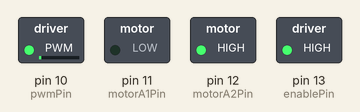
Simulated run of this sketch. Board: Arduino Uno, built with avr-gcc and run on an emulated ATmega328P. On the bench: switched loads named in the sketch (green lamp = pin HIGH).

Above: at 0.05 s.
At 2.4 s:
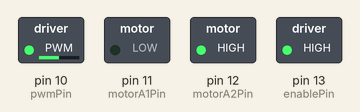
At 3.9 s:
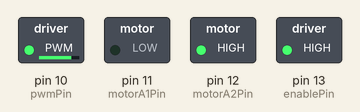
At 5.45 s:
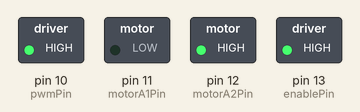
At 9.3 s:
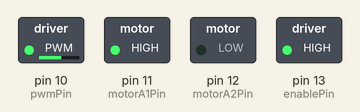
At 13.2 s:
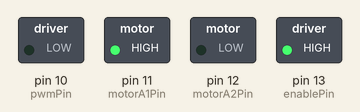
Timing chart, 0 to 17.2 s (numbered marks = the images above):
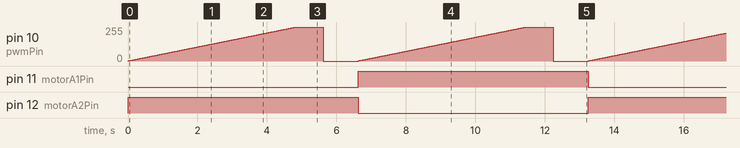

The sketch:

aufgabe2.2.ino
```cpp
const int pwmPin = 10;    // switch input
const int motorA1Pin = 11;    // H-bridge leg 1 (pin 2, 1A)
const int motorA2Pin = 12;    // H-bridge leg 2 (pin 7, 2A)
const int enablePin = 13;    // H-bridge enable pin

const int CLOCKWISE = 0;
const int CCLOCKWISE = 1;
int motor1speed = 0;

void setup() {
    //enable H-bridge
    pinMode(enablePin, OUTPUT);

    // set all the other pins you're using as outputs:
    pinMode(pwmPin, OUTPUT);
    pinMode(motorA1Pin, OUTPUT);
    pinMode(motorA2Pin, OUTPUT);

    // set enablePin high so that motor can turn on:
    digitalWrite(enablePin, HIGH);


    digitalWrite(motorA1Pin, LOW);
    digitalWrite(motorA2Pin, HIGH);
    analogWrite(pwmPin, 200);
}

void loop() {
    motorPowerUp(CLOCKWISE, 255, 5000);
    motorStop(CLOCKWISE);
    delay(1000);
    motorPowerUp(CCLOCKWISE, 255, 5000);
    motorStop(CCLOCKWISE);
    delay(1000);
}


void motorOperate(int direction, int speed) {
  if(direction == CLOCKWISE) {
    digitalWrite(motorA1Pin, LOW);
    digitalWrite(motorA2Pin, HIGH);
  } else {
    digitalWrite(motorA1Pin, HIGH);
    digitalWrite(motorA2Pin, LOW);
  }

  motor1speed=speed;
  analogWrite(pwmPin, motor1speed);
}

void motorPowerUp(int direction, int maxSpeed, int duration) {
  int delayMs = duration/(maxSpeed-motor1speed);

  while(motor1speed < maxSpeed) {
    motorOperate(direction, motor1speed+1);
    delay(delayMs);
  }
}

void motorPowerDown(int direction, int lowSpeed, int duration) {
  int delayMs = duration/(motor1speed-lowSpeed);

  while(lowSpeed < motor1speed) {
    motorOperate(direction, motor1speed-1);
    delay(delayMs);
  }
}

void motorStop(int direction) {
  motorPowerDown(direction, 0, 1000);
}
```

Measured:
- by itself, pin 10 (pwmPin): ramps from 0/255 to 255/255 and jumps back, once every 6.6 s
- by itself, pin 11 (motorA1Pin), pin 12 (motorA2Pin): alternates HIGH for 6.6 s and LOW for 6.6 s
